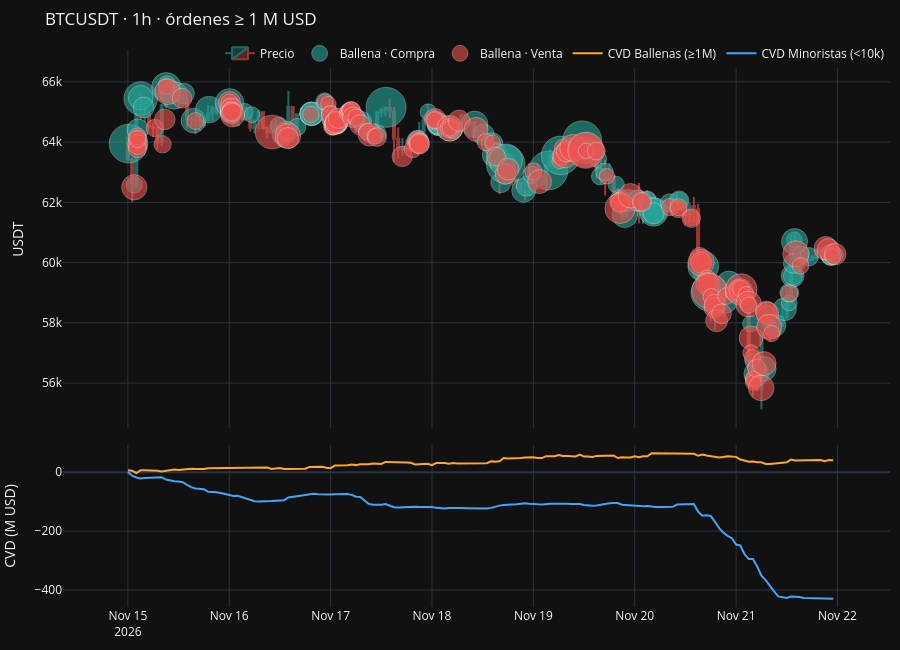

Notebook source saved alongside this figure:
### Markdown cell above
## 7. Ballenas en el gráfico y CVD

**CVD** (*Cumulative Volume Delta*): suma acumulada de compras agresivas menos
ventas agresivas. Si baja, dominan los vendedores agresivos.

Se representan las órdenes ≥ 1 M USD (300) para que el gráfico sea legible.

### Code cell
velas_1h = velas_desde_trades(trades, "1h")
minoristas = ordenes[ordenes["usd"] < 1e4]
cvds = {"Ballenas (≥1M)": cvd(ballenas_1m), "Minoristas (<10k)": cvd(minoristas)}

grafico_ballenas(velas_1h, ballenas_1m, cvds, "BTCUSDT · 1h · órdenes ≥ 1 M USD").show(
    width=1200, height=650
)

### Figure 1 — Plotly figure (JSON) as saved in the notebook; plotly's stock layout.template omitted (floating-point values rounded to 4 significant figures; data arrays with more than 128 entries replaced by an {"elided": "..."} marker saying what was removed)
{"data": [{"close": {"elided": "168 float values"}, "decreasing": {"line": {"color": "#ef5350"}}, "high": {"elided": "168 float values"}, "increasing": {"line": {"color": "#26a69a"}}, "low": {"elided": "168 float values"}, "name": "Precio", "opacity": 0.6, "open": {"elided": "168 float values"}, "type": "candlestick", "x": {"elided": "168 str values"}, "xaxis": "x", "yaxis": "y"}, {"customdata": {"elided": "150 float values"}, "hovertemplate": "%{y:,.0f} USDT<br>%{customdata:.2f} M USD<extra>%{fullData.name}</extra>", "marker": {"color": "#26a69a", "line": {"color": "white", "width": 0.5}, "opacity": 0.6, "size": {"elided": "150 float values"}}, "mode": "markers", "name": "Ballena · Compra", "type": "scatter", "x": {"elided": "150 str values"}, "xaxis": "x", "y": {"elided": "150 float values"}, "yaxis": "y"}, {"customdata": {"elided": "150 float values"}, "hovertemplate": "%{y:,.0f} USDT<br>%{customdata:.2f} M USD<extra>%{fullData.name}</extra>", "marker": {"color": "#ef5350", "line": {"color": "white", "width": 0.5}, "opacity": 0.6, "size": {"elided": "150 float values"}}, "mode": "markers", "name": "Ballena · Venta", "type": "scatter", "x": {"elided": "150 str values"}, "xaxis": "x", "y": {"elided": "150 float values"}, "yaxis": "y"}, {"line": {"color": "#ffa726"}, "mode": "lines", "name": "CVD Ballenas (≥1M)", "type": "scatter", "x": {"elided": "168 str values"}, "xaxis": "x2", "y": {"elided": "168 float values"}, "yaxis": "y2"}, {"line": {"color": "#42a5f5"}, "mode": "lines", "name": "CVD Minoristas (<10k)", "type": "scatter", "x": {"elided": "168 str values"}, "xaxis": "x2", "y": {"elided": "168 float values"}, "yaxis": "y2"}], "layout": {"height": 650, "legend": {"orientation": "h", "x": 1, "xanchor": "right", "y": 1.02}, "margin": {"b": 10, "l": 10, "r": 10, "t": 50}, "title": {"text": "BTCUSDT · 1h · órdenes ≥ 1 M USD"}, "xaxis": {"anchor": "y", "domain": [0.0, 1.0], "matches": "x2", "rangeslider": {"visible": false}, "showticklabels": false}, "xaxis2": {"anchor": "y2", "domain": [0.0, 1.0]}, "yaxis": {"anchor": "x", "domain": [0.321, 1.0], "title": {"text": "USDT"}}, "yaxis2": {"anchor": "x2", "domain": [0.0, 0.291], "title": {"text": "CVD (M USD)"}}}}
